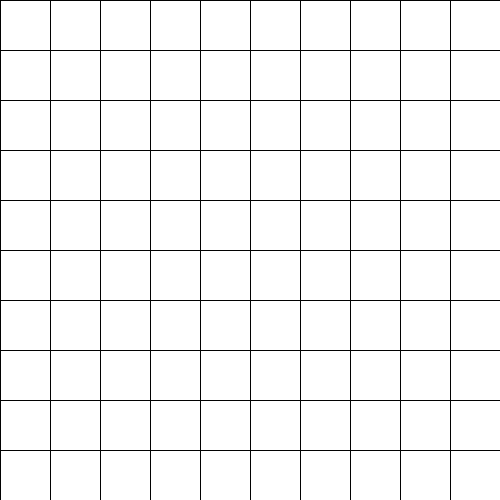
Frame 1 (no input)
Frame 60 (the mouse pressed at the canvas centre just before this capture): identical to frame 1, image omitted
Frame 120 (the mouse held since frame 60 and released just before this capture): identical to frame 1, image omitted

The Processing sketch that drew this single still picture (run headless with seeded random() and noise(); from frame 60 on, the mouse is pressed at the canvas centre):

// Processing sketch: processing_105589
// ── processing_105589.pde


int box=50;
int cols;
int rows;
boolean hover;

void setup() {
  size(500, 500); //size
  cols=width/box;
  rows=height/box; //size of squares\
  //  hover=false;
  //  for (int i=0; i<cols; i++) {
  //    for (int j=0; j<rows; j++) {
  //      int x=i*box;
  //      int y=j*box;
  //      fill(255, 255, 255);
  //      stroke(1);
  //      rect(x, y, box, box);
}
void draw() {
  fill(255,255,255);
  for (int i=0; i<cols; i++) { //for loop inside of for loop
    for (int j=0; j<rows; j++) {
      int x=i*box;
      int y=j*box;
      //      fill(mouseX,mouseY,mouseX);
      stroke(1);
      rect(x, y, box, box);
      if (mouseX>x && mouseX<(x+box) && mouseY>(y) && mouseY<(y+box)) {
        fill(255, 0, 0);}
        else {
          fill(255,255,255);}
      }
    }
  }


//void draw() {
//  for (int i=0; i<cols; i++) { //for loop inside of for loop
//    for (int j=0; j<rows; j++) {
//      int x=i*box;
//      int y=j*box;
//      //      fill(mouseX,mouseY,mouseX);
//      stroke(1);
//      fill(255,255,255);
//      rect(x, y, box, box);
//      showRed();
//      if (hover==true) {
//        fill(255, 0, 0);
//      }
//      if (hover==false) {
//        fill(255, 255, 255);
//      }
//    }
//  }
//}

//void showRed() {
//  for (int i=0; i<cols; i++) { 
//    for (int j=0; j<rows; j++) {
//      int x=i*box;
//      int y=j*box;
//      //      fill(mouseX,mouseY,mouseX);
//      stroke(1);
//      rect(x, y, box, box);
//      if (mouseX>x&&mouseX<(x+box)&&mouseY>y&&mouseY<(y+box)) {
//        hover=!hover;
//      }
//    }
//  }
//}
